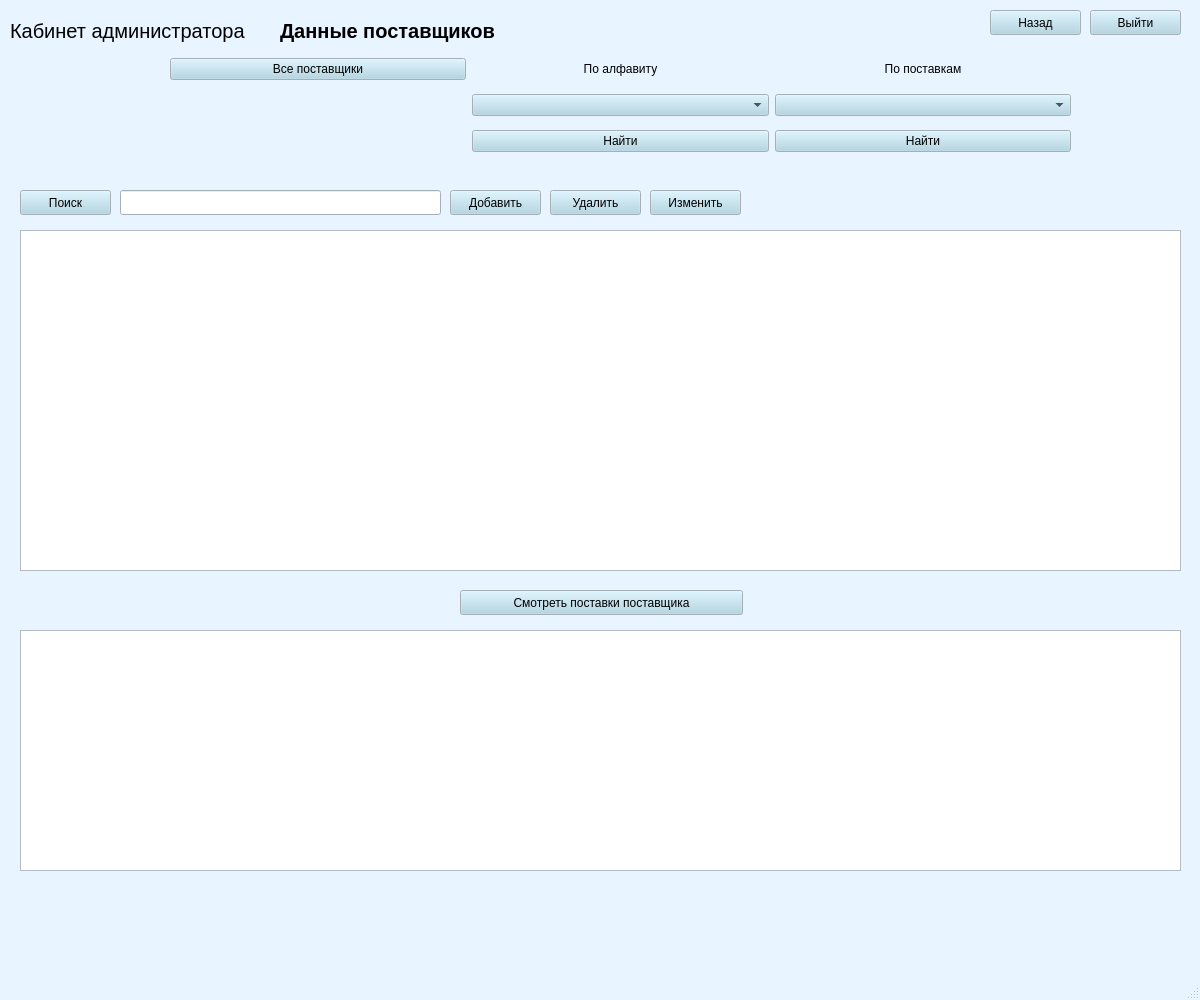
<?xml version="1.0" encoding="UTF-8"?>
<ui version="4.0">
 <class>MainWindow</class>
 <widget class="QMainWindow" name="MainWindow">
  <property name="geometry">
   <rect>
    <x>0</x>
    <y>0</y>
    <width>1200</width>
    <height>1000</height>
   </rect>
  </property>
  <property name="palette">
   <palette>
    <active>
     <colorrole role="WindowText">
      <brush brushstyle="SolidPattern">
       <color alpha="255">
        <red>0</red>
        <green>0</green>
        <blue>0</blue>
       </color>
      </brush>
     </colorrole>
     <colorrole role="Button">
      <brush brushstyle="SolidPattern">
       <color alpha="255">
        <red>169</red>
        <green>210</green>
        <blue>227</blue>
       </color>
      </brush>
     </colorrole>
     <colorrole role="Light">
      <brush brushstyle="SolidPattern">
       <color alpha="255">
        <red>255</red>
        <green>255</green>
        <blue>255</blue>
       </color>
      </brush>
     </colorrole>
     <colorrole role="Midlight">
      <brush brushstyle="SolidPattern">
       <color alpha="255">
        <red>238</red>
        <green>228</green>
        <blue>255</blue>
       </color>
      </brush>
     </colorrole>
     <colorrole role="Dark">
      <brush brushstyle="SolidPattern">
       <color alpha="255">
        <red>110</red>
        <green>101</green>
        <blue>127</blue>
       </color>
      </brush>
     </colorrole>
     <colorrole role="Mid">
      <brush brushstyle="SolidPattern">
       <color alpha="255">
        <red>147</red>
        <green>134</green>
        <blue>170</blue>
       </color>
      </brush>
     </colorrole>
     <colorrole role="Text">
      <brush brushstyle="SolidPattern">
       <color alpha="255">
        <red>0</red>
        <green>0</green>
        <blue>0</blue>
       </color>
      </brush>
     </colorrole>
     <colorrole role="BrightText">
      <brush brushstyle="SolidPattern">
       <color alpha="255">
        <red>255</red>
        <green>255</green>
        <blue>255</blue>
       </color>
      </brush>
     </colorrole>
     <colorrole role="ButtonText">
      <brush brushstyle="SolidPattern">
       <color alpha="255">
        <red>0</red>
        <green>0</green>
        <blue>0</blue>
       </color>
      </brush>
     </colorrole>
     <colorrole role="Base">
      <brush brushstyle="SolidPattern">
       <color alpha="255">
        <red>255</red>
        <green>255</green>
        <blue>255</blue>
       </color>
      </brush>
     </colorrole>
     <colorrole role="Window">
      <brush brushstyle="SolidPattern">
       <color alpha="255">
        <red>232</red>
        <green>244</green>
        <blue>255</blue>
       </color>
      </brush>
     </colorrole>
     <colorrole role="Shadow">
      <brush brushstyle="SolidPattern">
       <color alpha="255">
        <red>0</red>
        <green>0</green>
        <blue>0</blue>
       </color>
      </brush>
     </colorrole>
     <colorrole role="Highlight">
      <brush brushstyle="SolidPattern">
       <color alpha="255">
        <red>221</red>
        <green>202</green>
        <blue>255</blue>
       </color>
      </brush>
     </colorrole>
     <colorrole role="AlternateBase">
      <brush brushstyle="SolidPattern">
       <color alpha="255">
        <red>238</red>
        <green>228</green>
        <blue>255</blue>
       </color>
      </brush>
     </colorrole>
     <colorrole role="ToolTipBase">
      <brush brushstyle="SolidPattern">
       <color alpha="255">
        <red>255</red>
        <green>255</green>
        <blue>220</blue>
       </color>
      </brush>
     </colorrole>
     <colorrole role="ToolTipText">
      <brush brushstyle="SolidPattern">
       <color alpha="255">
        <red>0</red>
        <green>0</green>
        <blue>0</blue>
       </color>
      </brush>
     </colorrole>
     <colorrole role="PlaceholderText">
      <brush brushstyle="SolidPattern">
       <color alpha="128">
        <red>0</red>
        <green>0</green>
        <blue>0</blue>
       </color>
      </brush>
     </colorrole>
    </active>
    <inactive>
     <colorrole role="WindowText">
      <brush brushstyle="SolidPattern">
       <color alpha="255">
        <red>0</red>
        <green>0</green>
        <blue>0</blue>
       </color>
      </brush>
     </colorrole>
     <colorrole role="Button">
      <brush brushstyle="SolidPattern">
       <color alpha="255">
        <red>169</red>
        <green>210</green>
        <blue>227</blue>
       </color>
      </brush>
     </colorrole>
     <colorrole role="Light">
      <brush brushstyle="SolidPattern">
       <color alpha="255">
        <red>255</red>
        <green>255</green>
        <blue>255</blue>
       </color>
      </brush>
     </colorrole>
     <colorrole role="Midlight">
      <brush brushstyle="SolidPattern">
       <color alpha="255">
        <red>238</red>
        <green>228</green>
        <blue>255</blue>
       </color>
      </brush>
     </colorrole>
     <colorrole role="Dark">
      <brush brushstyle="SolidPattern">
       <color alpha="255">
        <red>110</red>
        <green>101</green>
        <blue>127</blue>
       </color>
      </brush>
     </colorrole>
     <colorrole role="Mid">
      <brush brushstyle="SolidPattern">
       <color alpha="255">
        <red>147</red>
        <green>134</green>
        <blue>170</blue>
       </color>
      </brush>
     </colorrole>
     <colorrole role="Text">
      <brush brushstyle="SolidPattern">
       <color alpha="255">
        <red>0</red>
        <green>0</green>
        <blue>0</blue>
       </color>
      </brush>
     </colorrole>
     <colorrole role="BrightText">
      <brush brushstyle="SolidPattern">
       <color alpha="255">
        <red>255</red>
        <green>255</green>
        <blue>255</blue>
       </color>
      </brush>
     </colorrole>
     <colorrole role="ButtonText">
      <brush brushstyle="SolidPattern">
       <color alpha="255">
        <red>0</red>
        <green>0</green>
        <blue>0</blue>
       </color>
      </brush>
     </colorrole>
     <colorrole role="Base">
      <brush brushstyle="SolidPattern">
       <color alpha="255">
        <red>255</red>
        <green>255</green>
        <blue>255</blue>
       </color>
      </brush>
     </colorrole>
     <colorrole role="Window">
      <brush brushstyle="SolidPattern">
       <color alpha="255">
        <red>232</red>
        <green>244</green>
        <blue>255</blue>
       </color>
      </brush>
     </colorrole>
     <colorrole role="Shadow">
      <brush brushstyle="SolidPattern">
       <color alpha="255">
        <red>0</red>
        <green>0</green>
        <blue>0</blue>
       </color>
      </brush>
     </colorrole>
     <colorrole role="Highlight">
      <brush brushstyle="SolidPattern">
       <color alpha="255">
        <red>221</red>
        <green>202</green>
        <blue>255</blue>
       </color>
      </brush>
     </colorrole>
     <colorrole role="AlternateBase">
      <brush brushstyle="SolidPattern">
       <color alpha="255">
        <red>238</red>
        <green>228</green>
        <blue>255</blue>
       </color>
      </brush>
     </colorrole>
     <colorrole role="ToolTipBase">
      <brush brushstyle="SolidPattern">
       <color alpha="255">
        <red>255</red>
        <green>255</green>
        <blue>220</blue>
       </color>
      </brush>
     </colorrole>
     <colorrole role="ToolTipText">
      <brush brushstyle="SolidPattern">
       <color alpha="255">
        <red>0</red>
        <green>0</green>
        <blue>0</blue>
       </color>
      </brush>
     </colorrole>
     <colorrole role="PlaceholderText">
      <brush brushstyle="SolidPattern">
       <color alpha="128">
        <red>0</red>
        <green>0</green>
        <blue>0</blue>
       </color>
      </brush>
     </colorrole>
    </inactive>
    <disabled>
     <colorrole role="WindowText">
      <brush brushstyle="SolidPattern">
       <color alpha="255">
        <red>110</red>
        <green>101</green>
        <blue>127</blue>
       </color>
      </brush>
     </colorrole>
     <colorrole role="Button">
      <brush brushstyle="SolidPattern">
       <color alpha="255">
        <red>169</red>
        <green>210</green>
        <blue>227</blue>
       </color>
      </brush>
     </colorrole>
     <colorrole role="Light">
      <brush brushstyle="SolidPattern">
       <color alpha="255">
        <red>255</red>
        <green>255</green>
        <blue>255</blue>
       </color>
      </brush>
     </colorrole>
     <colorrole role="Midlight">
      <brush brushstyle="SolidPattern">
       <color alpha="255">
        <red>238</red>
        <green>228</green>
        <blue>255</blue>
       </color>
      </brush>
     </colorrole>
     <colorrole role="Dark">
      <brush brushstyle="SolidPattern">
       <color alpha="255">
        <red>110</red>
        <green>101</green>
        <blue>127</blue>
       </color>
      </brush>
     </colorrole>
     <colorrole role="Mid">
      <brush brushstyle="SolidPattern">
       <color alpha="255">
        <red>147</red>
        <green>134</green>
        <blue>170</blue>
       </color>
      </brush>
     </colorrole>
     <colorrole role="Text">
      <brush brushstyle="SolidPattern">
       <color alpha="255">
        <red>110</red>
        <green>101</green>
        <blue>127</blue>
       </color>
      </brush>
     </colorrole>
     <colorrole role="BrightText">
      <brush brushstyle="SolidPattern">
       <color alpha="255">
        <red>255</red>
        <green>255</green>
        <blue>255</blue>
       </color>
      </brush>
     </colorrole>
     <colorrole role="ButtonText">
      <brush brushstyle="SolidPattern">
       <color alpha="255">
        <red>110</red>
        <green>101</green>
        <blue>127</blue>
       </color>
      </brush>
     </colorrole>
     <colorrole role="Base">
      <brush brushstyle="SolidPattern">
       <color alpha="255">
        <red>232</red>
        <green>244</green>
        <blue>255</blue>
       </color>
      </brush>
     </colorrole>
     <colorrole role="Window">
      <brush brushstyle="SolidPattern">
       <color alpha="255">
        <red>232</red>
        <green>244</green>
        <blue>255</blue>
       </color>
      </brush>
     </colorrole>
     <colorrole role="Shadow">
      <brush brushstyle="SolidPattern">
       <color alpha="255">
        <red>0</red>
        <green>0</green>
        <blue>0</blue>
       </color>
      </brush>
     </colorrole>
     <colorrole role="Highlight">
      <brush brushstyle="SolidPattern">
       <color alpha="255">
        <red>145</red>
        <green>145</green>
        <blue>145</blue>
       </color>
      </brush>
     </colorrole>
     <colorrole role="AlternateBase">
      <brush brushstyle="SolidPattern">
       <color alpha="255">
        <red>221</red>
        <green>202</green>
        <blue>255</blue>
       </color>
      </brush>
     </colorrole>
     <colorrole role="ToolTipBase">
      <brush brushstyle="SolidPattern">
       <color alpha="255">
        <red>255</red>
        <green>255</green>
        <blue>220</blue>
       </color>
      </brush>
     </colorrole>
     <colorrole role="ToolTipText">
      <brush brushstyle="SolidPattern">
       <color alpha="255">
        <red>0</red>
        <green>0</green>
        <blue>0</blue>
       </color>
      </brush>
     </colorrole>
     <colorrole role="PlaceholderText">
      <brush brushstyle="SolidPattern">
       <color alpha="128">
        <red>0</red>
        <green>0</green>
        <blue>0</blue>
       </color>
      </brush>
     </colorrole>
    </disabled>
   </palette>
  </property>
  <property name="windowTitle">
   <string>MainWindow</string>
  </property>
  <widget class="QWidget" name="centralwidget">
   <widget class="QWidget" name="gridLayoutWidget_2">
    <property name="geometry">
     <rect>
      <x>170</x>
      <y>50</y>
      <width>901</width>
      <height>111</height>
     </rect>
    </property>
    <layout class="QGridLayout" name="gridLayout_2">
     <property name="leftMargin">
      <number>0</number>
     </property>
     <property name="topMargin">
      <number>0</number>
     </property>
     <property name="bottomMargin">
      <number>0</number>
     </property>
     <property name="verticalSpacing">
      <number>6</number>
     </property>
     <item row="2" column="2">
      <widget class="QComboBox" name="price"/>
     </item>
     <item row="1" column="2">
      <widget class="QLabel" name="label_3">
       <property name="text">
        <string>&lt;html&gt;&lt;head/&gt;&lt;body&gt;&lt;p align=&quot;center&quot;&gt;По поставкам&lt;/p&gt;&lt;/body&gt;&lt;/html&gt;</string>
       </property>
      </widget>
     </item>
     <item row="3" column="1">
      <widget class="QPushButton" name="alf_find">
       <property name="text">
        <string>Найти</string>
       </property>
      </widget>
     </item>
     <item row="1" column="1">
      <widget class="QLabel" name="label_4">
       <property name="text">
        <string>&lt;html&gt;&lt;head/&gt;&lt;body&gt;&lt;p align=&quot;center&quot;&gt;По алфавиту&lt;/p&gt;&lt;/body&gt;&lt;/html&gt;</string>
       </property>
      </widget>
     </item>
     <item row="2" column="1">
      <widget class="QComboBox" name="alphabet"/>
     </item>
     <item row="3" column="2">
      <widget class="QPushButton" name="price_find">
       <property name="text">
        <string>Найти</string>
       </property>
      </widget>
     </item>
     <item row="1" column="0">
      <widget class="QPushButton" name="all">
       <property name="text">
        <string>Все поставщики</string>
       </property>
      </widget>
     </item>
    </layout>
   </widget>
   <widget class="QLabel" name="label">
    <property name="geometry">
     <rect>
      <x>10</x>
      <y>0</y>
      <width>251</width>
      <height>62</height>
     </rect>
    </property>
    <property name="palette">
     <palette>
      <active>
       <colorrole role="Button">
        <brush brushstyle="SolidPattern">
         <color alpha="255">
          <red>173</red>
          <green>127</green>
          <blue>168</blue>
         </color>
        </brush>
       </colorrole>
      </active>
      <inactive>
       <colorrole role="Button">
        <brush brushstyle="SolidPattern">
         <color alpha="255">
          <red>173</red>
          <green>127</green>
          <blue>168</blue>
         </color>
        </brush>
       </colorrole>
      </inactive>
      <disabled>
       <colorrole role="Button">
        <brush brushstyle="SolidPattern">
         <color alpha="255">
          <red>173</red>
          <green>127</green>
          <blue>168</blue>
         </color>
        </brush>
       </colorrole>
      </disabled>
     </palette>
    </property>
    <property name="font">
     <font>
      <pointsize>15</pointsize>
      <italic>false</italic>
      <strikeout>false</strikeout>
      <kerning>true</kerning>
     </font>
    </property>
    <property name="text">
     <string>&lt;html&gt;&lt;head/&gt;&lt;body&gt;&lt;p&gt;Кабинет администратора&lt;/p&gt;&lt;/body&gt;&lt;/html&gt;</string>
    </property>
   </widget>
   <widget class="QLabel" name="label_2">
    <property name="geometry">
     <rect>
      <x>280</x>
      <y>0</y>
      <width>261</width>
      <height>62</height>
     </rect>
    </property>
    <property name="palette">
     <palette>
      <active>
       <colorrole role="Button">
        <brush brushstyle="SolidPattern">
         <color alpha="255">
          <red>173</red>
          <green>127</green>
          <blue>168</blue>
         </color>
        </brush>
       </colorrole>
      </active>
      <inactive>
       <colorrole role="Button">
        <brush brushstyle="SolidPattern">
         <color alpha="255">
          <red>173</red>
          <green>127</green>
          <blue>168</blue>
         </color>
        </brush>
       </colorrole>
      </inactive>
      <disabled>
       <colorrole role="Button">
        <brush brushstyle="SolidPattern">
         <color alpha="255">
          <red>173</red>
          <green>127</green>
          <blue>168</blue>
         </color>
        </brush>
       </colorrole>
      </disabled>
     </palette>
    </property>
    <property name="font">
     <font>
      <pointsize>15</pointsize>
      <italic>false</italic>
      <strikeout>false</strikeout>
      <kerning>true</kerning>
     </font>
    </property>
    <property name="text">
     <string>&lt;html&gt;&lt;head/&gt;&lt;body&gt;&lt;p&gt;&lt;span style=&quot; font-weight:600;&quot;&gt;Данные поставщиков&lt;/span&gt;&lt;/p&gt;&lt;/body&gt;&lt;/html&gt;</string>
    </property>
   </widget>
   <widget class="QTableWidget" name="suppliers">
    <property name="geometry">
     <rect>
      <x>20</x>
      <y>230</y>
      <width>1161</width>
      <height>341</height>
     </rect>
    </property>
   </widget>
   <widget class="QTableWidget" name="purchases">
    <property name="geometry">
     <rect>
      <x>20</x>
      <y>630</y>
      <width>1161</width>
      <height>241</height>
     </rect>
    </property>
   </widget>
   <widget class="QPushButton" name="exit">
    <property name="geometry">
     <rect>
      <x>1090</x>
      <y>10</y>
      <width>91</width>
      <height>25</height>
     </rect>
    </property>
    <property name="text">
     <string>Выйти</string>
    </property>
   </widget>
   <widget class="QPushButton" name="back">
    <property name="geometry">
     <rect>
      <x>990</x>
      <y>10</y>
      <width>91</width>
      <height>25</height>
     </rect>
    </property>
    <property name="text">
     <string>Назад</string>
    </property>
   </widget>
   <widget class="QPushButton" name="operations_2">
    <property name="geometry">
     <rect>
      <x>460</x>
      <y>590</y>
      <width>283</width>
      <height>25</height>
     </rect>
    </property>
    <property name="text">
     <string>Смотреть поставки поставщика</string>
    </property>
   </widget>
   <widget class="QPushButton" name="all_10">
    <property name="geometry">
     <rect>
      <x>20</x>
      <y>190</y>
      <width>91</width>
      <height>25</height>
     </rect>
    </property>
    <property name="text">
     <string>Поиск</string>
    </property>
   </widget>
   <widget class="QPushButton" name="all_7">
    <property name="geometry">
     <rect>
      <x>550</x>
      <y>190</y>
      <width>91</width>
      <height>25</height>
     </rect>
    </property>
    <property name="text">
     <string>Удалить</string>
    </property>
   </widget>
   <widget class="QLineEdit" name="lineEdit_2">
    <property name="geometry">
     <rect>
      <x>120</x>
      <y>190</y>
      <width>321</width>
      <height>25</height>
     </rect>
    </property>
   </widget>
   <widget class="QPushButton" name="all_8">
    <property name="geometry">
     <rect>
      <x>650</x>
      <y>190</y>
      <width>91</width>
      <height>25</height>
     </rect>
    </property>
    <property name="text">
     <string>Изменить</string>
    </property>
   </widget>
   <widget class="QPushButton" name="all_9">
    <property name="geometry">
     <rect>
      <x>450</x>
      <y>190</y>
      <width>91</width>
      <height>25</height>
     </rect>
    </property>
    <property name="text">
     <string>Добавить</string>
    </property>
   </widget>
  </widget>
  <widget class="QMenuBar" name="menubar">
   <property name="geometry">
    <rect>
     <x>0</x>
     <y>0</y>
     <width>1200</width>
     <height>22</height>
    </rect>
   </property>
  </widget>
  <widget class="QStatusBar" name="statusbar"/>
 </widget>
 <resources/>
 <connections/>
</ui>
